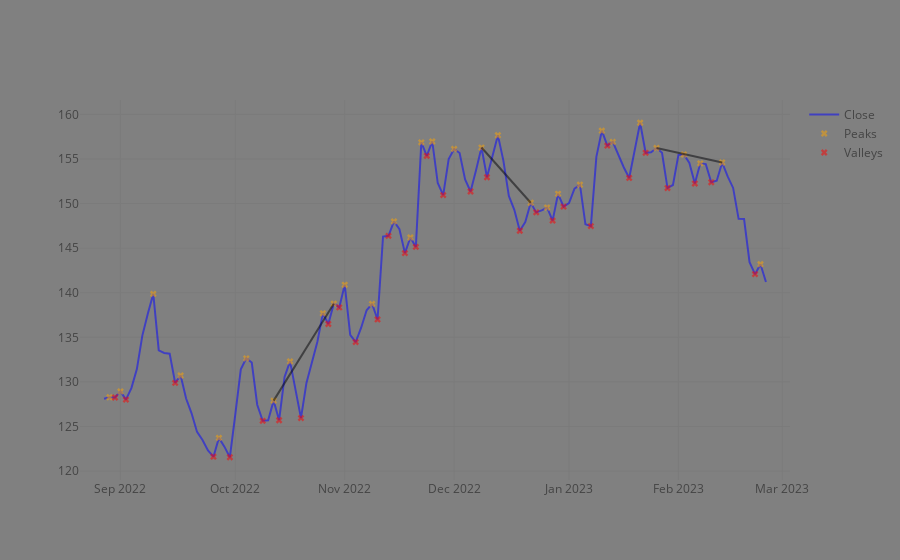

The notebook cell saved with this chart:
### Code cell
# peaks = height_ixs
# fig = go.Figure()
# fig.add_scatter(x=df.index, y=df['rtn'], name='Return', line_color='red', opacity=0.5)
# fig.add_scatter(x=df.index, y=df['log_rtn'], name='Log Return', line_color='blue', opacity=0.5)
# y = scaled_df['Close']
cs = go.Candlestick(x=df.index, 
                    open=df['Open'], 
                    high=df['High'],
                    low=df['Low'], 
                    close=df['Close'],
                    name=ticker)
cs.increasing.fillcolor = 'green'
cs.increasing.line.color = 'darkgreen'
cs.decreasing.fillcolor = 'red'
cs.decreasing.line.color = 'indianred'
fig = go.Figure()
    
fig.add_scatter(x=pv_df.index, 
                y=pv_df.Close, 
                name='Close', 
                mode='lines',
                line_color='blue', 
                opacity=0.5, 
                connectgaps=True)
fig.add_scatter(x=pv_df.Close[peaks].index,
                y=pv_df.Close[peaks],
                name='Peaks',
                mode='markers',
                marker=dict(symbol='x', color='orange'), 
                opacity=0.5)
fig.add_scatter(x=pv_df.Close[valleys].index,
                y=pv_df.Close[valleys],
                name='Valleys',
                mode='markers',
                marker=dict(symbol='x', color='red'), 
                opacity=0.5)

for x, y in trendlines:
    fig.add_scatter(x=x,
                    y=y,
                    name='Trend',
                    mode='lines', 
                    opacity=0.5,
                    showlegend=False)
# fig.add_scatter(x=close[peak_troughs].index,
#                 y=close[peak_troughs],
#                 name='peak_troughs',
#                 mode='markers',
#                 marker=dict(symbol='circle-open', color='green', size=8))
# fig.add_vline(x=close[peaks].index,
#                 # y=heights,
#                 # mode='lines',
#                 )
us_holidays = list(holidays.US(range(start.year, end.year + 1)).keys())
rangebreaks = [dict(bounds=["sat", "mon"]), dict(values=us_holidays)]
# rangebreaks.extend([dict(bounds=[16, 9.5], pattern="hour")])
fig.update_xaxes(rangebreaks=rangebreaks)
fig.update_layout(hovermode="x unified", paper_bgcolor='gray', plot_bgcolor='gray')
fig
